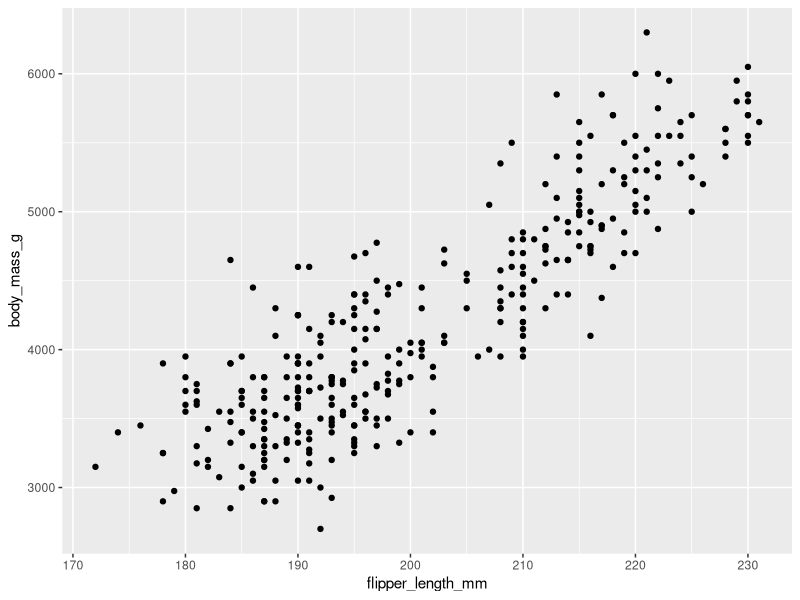
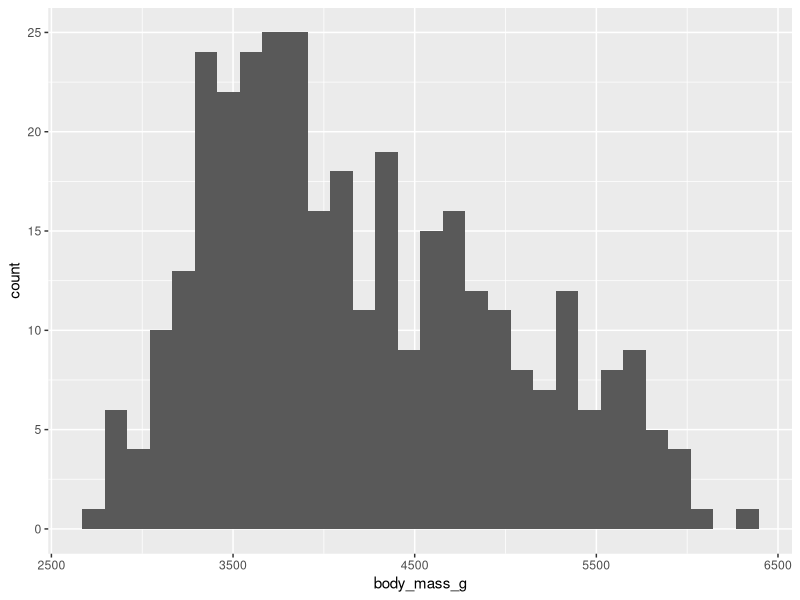
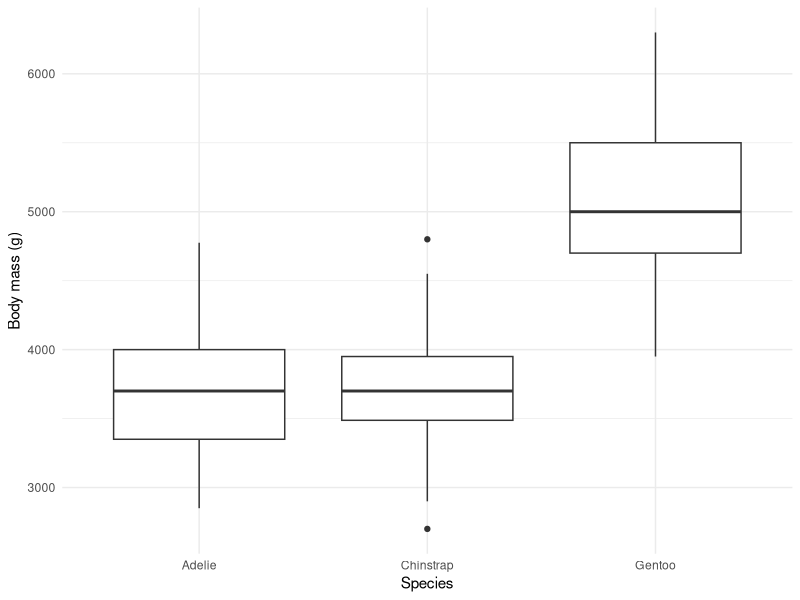
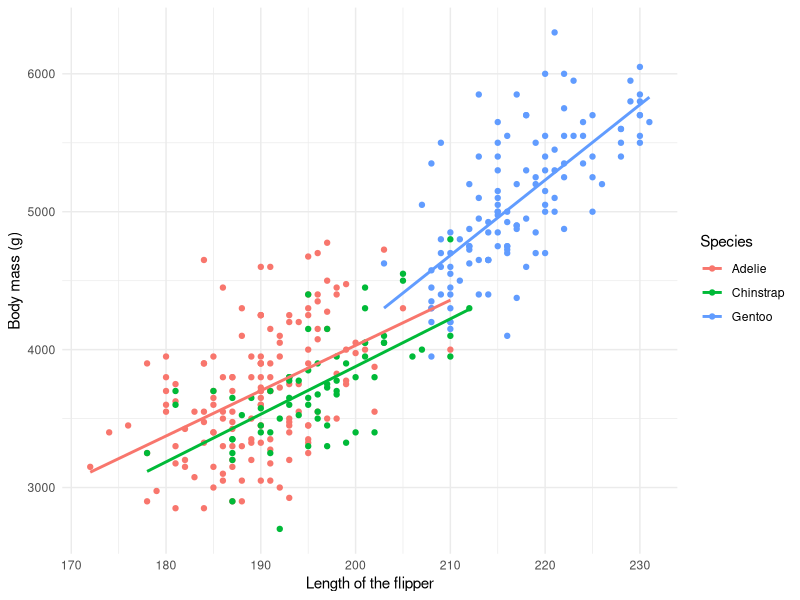

Here is the R script that generated these plots, in order:
## ---- chunk 1
knitr::opts_chunk$set(echo = TRUE)
options(digits=2)

# save the built-in output hook
hook_output <- knitr::knit_hooks$get("output")

# set a new output hook to truncate text output
knitr::knit_hooks$set(output = function(x, options) {
  if (!is.null(n <- options$out.lines)) {
    x <- xfun::split_lines(x)
    if (length(x) > n) {
      # truncate the output
      x <- c(head(x, n), "....\n")
    }
    x <- paste(x, collapse = "\n")
  }
  hook_output(x, options)
})

colorise <- function(x, color) {
  if (knitr::is_latex_output()) {
    sprintf("\\textcolor{%s}{%s}", color, x)
  } else if (knitr::is_html_output()) {
    sprintf("<span style='color: %s;'>%s</span>", color,
      x)
  } else x
}

## ---- chunk 2
knitr::include_graphics("https://user-images.githubusercontent.com/54796579/94537983-b94fa100-0243-11eb-8d12-c2e685141092.png")
## ---- chunk 3
# Load packages. Install them first, in case you don't have them yet.

library(palmerpenguins) # To get our example's dataset
library(tidyverse) # To use dplyr functions and the pipe operator when needed
library(ggplot2) # To visualize data (this package is also loaded by library(tidyverse))
## ---- chunk 4
ggplot(penguins, aes(x = flipper_length_mm, y=body_mass_g)) +
  geom_point()
## ---- chunk 5
ggplot(penguins, aes(x = body_mass_g)) +
  geom_histogram()
## ---- chunk 6
ggplot(penguins, aes(x = species, y = body_mass_g)) +
  geom_boxplot() +
  theme_minimal() +
  labs(x = "Species",
       y = "Body mass (g)")
## ---- chunk 7
ggplot(penguins, aes(x= flipper_length_mm, y = body_mass_g, color = species)) +
  geom_point() + 
  geom_smooth(method = "lm", se = F) +
  theme_minimal() +
  labs(x = "Length of the flipper",
       y = "Body mass (g)",
       color = "Species")
